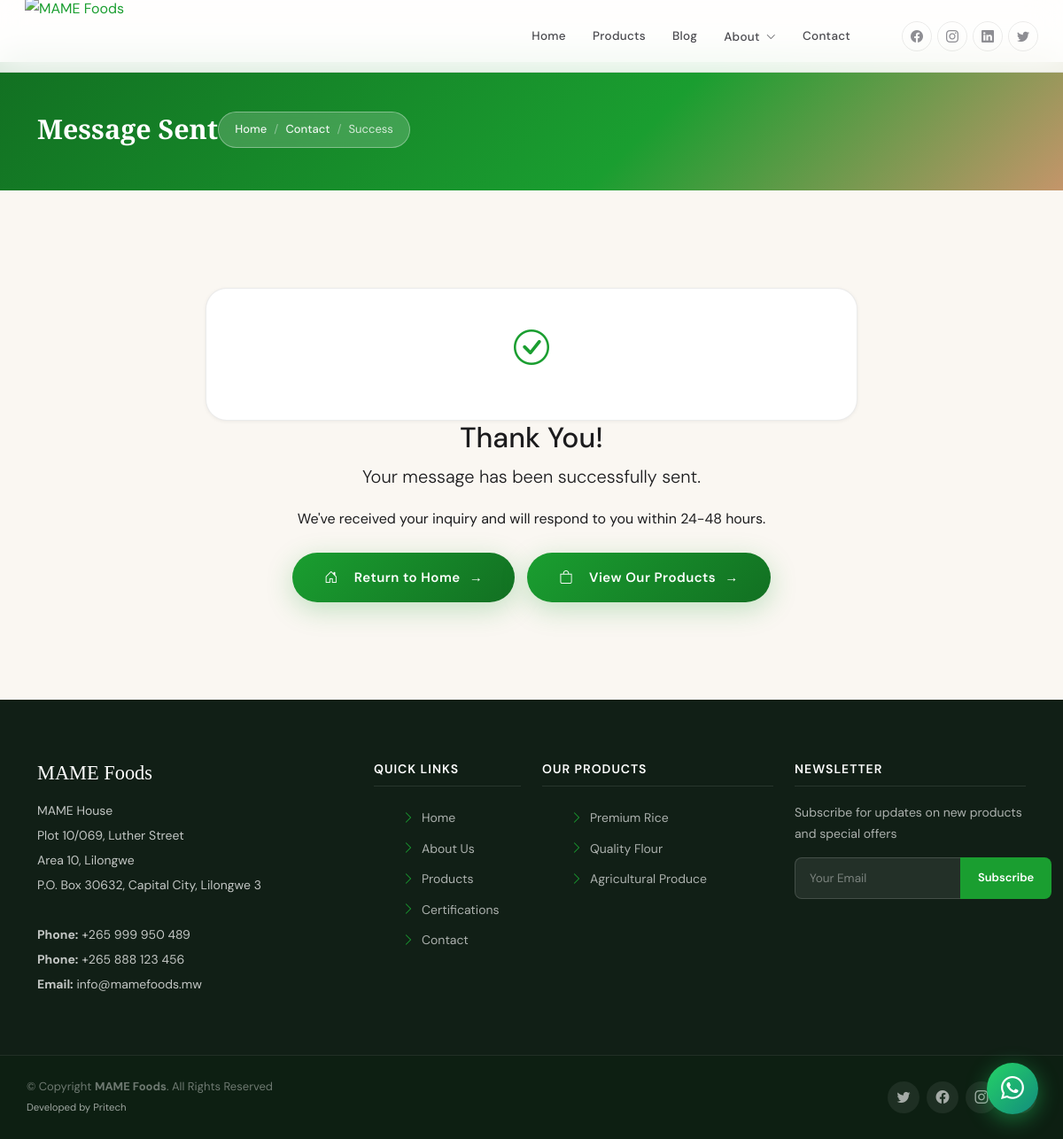
/contact/success/, run on the app's committed database.
### main/models.py (models this page shows, shortened)
class SiteConfiguration(models.Model):
    site_name = models.CharField(max_length=100, default="MAME Foods")
    hero_slide1_title = models.CharField(max_length=200, blank=True,
                                         default="Welcome to MAME Foods")
    hero_slide1_subtitle = models.TextField(blank=True,
        default="Producer of Malawi's finest aromatic long grain rice, flour, and agricultural products")
    hero_slide1_image = models.ImageField(upload_to='hero/', blank=True, null=True,
        help_text="Leave empty to use static fallback (img/slide/slide-1.jpg)")
    hero_slide1_button_text = models.CharField(max_length=50, blank=True, default="Discover More")
    hero_slide1_button_link = models.CharField(max_length=200, blank=True, default="#about-us")
    hero_slide2_title = models.CharField(max_length=200, blank=True,
                                         default="Organic & Authentic Taste")
    hero_slide2_subtitle = models.TextField(blank=True,
        default='Experience the original "kumudzi" taste in every product we create')
    hero_slide2_image = models.ImageField(upload_to='hero/', blank=True, null=True)
    hero_slide2_button_text = models.CharField(max_length=50, blank=True, default="Our Products")
    hero_slide2_button_link = models.CharField(max_length=200, blank=True, default="#products")
    hero_slide3_title = models.CharField(max_length=200, blank=True,
                                         default="Quality Certified")
    hero_slide3_subtitle = models.TextField(blank=True,
        default="Pre-certified by Malawi Bureau of Standards with full certification underway")
    hero_slide3_image = models.ImageField(upload_to='hero/', blank=True, null=True)
    hero_slide3_button_text = models.CharField(max_length=50, blank=True, default="Our Certifications")
    hero_slide3_button_link = models.CharField(max_length=200, blank=True, default="#certifications")
    about_title = models.CharField(max_length=200, blank=True, default="About MAME Foods")
    about_subtitle = models.CharField(max_length=200, blank=True,
                                      default="Trusted indigenous brand providing authentic \"kumudzi\" taste")
    about_description = models.TextField(blank=True,
        default="MAME Foods is a producer and supplier of food stuffs in Malawi...")
    about_bullet1 = models.CharField(max_length=200, blank=True,
                                     default="Our rice is pre-certified by the Malawi Bureau of Standards")
    about_bullet2 = models.CharField(max_length=200, blank=True,
                                     default="Substantial progress towards full certification")
    about_bullet3 = models.CharField(max_length=200, blank=True,
                                     default="All products in different phases of certification process")
    about_closing = models.TextField(blank=True,
        default="Our drive is to give you quality organic food stuffs that maintain their original \"kumudzi\" taste at a good price.")
    show_about_section = models.BooleanField(default=True)
    show_products_section = models.BooleanField(default=True)
    show_certifications_section = models.BooleanField(default=True)
    products_section_title = models.CharField(max_length=200, blank=True, default="Our Products")
    products_section_subtitle = models.CharField(max_length=200, blank=True,
                                                 default="Premium quality food products made with care")
    certifications_section_title = models.CharField(max_length=200, blank=True, default="Our Certifications")
    certifications_section_subtitle = models.CharField(max_length=200, blank=True,
                                                       default="Quality assurance and standards compliance")
    contact_address_line1 = models.CharField(max_length=200, blank=True, default="MAME House")
    contact_address_line2 = models.CharField(max_length=200, blank=True,
                                             default="Plot 10/069, Luther Street")
    contact_city = models.CharField(max_length=100, blank=True, default="Area 10, Lilongwe")
    contact_postal = models.CharField(max_length=100, blank=True,
                                      default="P.O. Box 30632, Capital City, Lilongwe 3")
    contact_phone1 = models.CharField(max_length=20, blank=True, default="+265 999 950 489")
    contact_phone2 = models.CharField(max_length=20, blank=True)
    contact_email1 = models.EmailField(blank=True, default="info@mamefoods.mw")
    contact_email2 = models.EmailField(blank=True)
    google_maps_embed_url = models.URLField(
        max_length=1000,
        blank=True,
        default="https://www.google.com/maps/embed?pb=!1m18!1m12!1m3!1d3770.755798307342!2d33.76824441490085!3d-13.983324959861402!2m3!1f0!2f0!3f0!3m2!1i1024!2i768!4f13.1!3m3!1m2!1s0x0%3A0x0!2zMTPCsDU4JzU5LjkiUyAzM8KwNDYnMTUuNSJF!5e0!3m2!1sen!2smw!4v1651234567890!5m2!1sen!2smw")
    whatsapp_number = models.CharField(max_length=20, blank=True,
                                       help_text="Full international number, e.g. +265999950489")
    whatsapp_message = models.TextField(blank=True,
                                        default="Hello MAME Foods! I'd like to know more about your products.")
    facebook_url = models.URLField(blank=True)
    instagram_url = models.URLField(blank=True)
    linkedin_url = models.URLField(blank=True)
    twitter_url = models.URLField(blank=True)
    footer_developer_text = models.CharField(max_length=200,
                                             default="Developed by Pritech",
                                             help_text="Appears in the copyright line")
    footer_developer_url = models.URLField(blank=True, help_text="Optional link for the developer")
    @classmethod
    def load(cls):
        obj, created = cls.objects.get_or_create(pk=1)
        return obj

### main/views.py (the view)
# urls.py: path('contact/success/', views.contact_success, name='contact_success'),
def contact_success(request):
    return render(request, 'main/contact_success.html')

### main/context_processors.py (called while the page is built)
def site_config(request):
    return {'site_config': SiteConfiguration.load()}

### templates/main/contact_success.html (shortened to what this page needs)
{% extends "main/base.html" %}
{% load static %}
{% block content %}
  <main id="main">
    <section id="breadcrumbs" class="breadcrumbs">
      <div class="container">
        <div class="d-flex justify-content-between align-items-center">
          <h2>Message Sent</h2>
          <ol>
            <li><a href="{% url 'index' %}">Home</a></li>
            <li><a href="{% url 'contact' %}">Contact</a></li>
            <li>Success</li>
          </ol>
        </div>
      </div>
    </section>
    <section id="success" class="success">
      <div class="container">
        <div class="row justify-content-center">
          <div class="col-lg-8 text-center">
            <div class="icon-box" style="font-size: 5rem; color: #18d26e;">
              <i class="bi bi-check-circle"></i>
            </div>
            <h2>Thank You!</h2>
            <p class="lead">Your message has been successfully sent.</p>
            <p>We've received your inquiry and will respond to you within 24-48 hours.</p>
            <div class="mt-4">
              <a href="{% url 'index' %}" class="btn-get-started" style="margin-right:10px;">
                <i class="bi bi-house-door me-2"></i>Return to Home
              </a>
              <a href="{% url 'products' %}" class="btn-get-started">
                <i class="bi bi-bag me-2"></i>View Our Products
              </a>
            </div>
          </div>
        </div>
      </div>
    </section>
  </main>
{% endblock %}

### templates/main/base.html (shortened to what this page needs)
{% load static %}
<!DOCTYPE html>
<html lang="en">
<head>
  <link href="https://cdn.jsdelivr.net/npm/bootstrap@5.3.3/dist/css/bootstrap.min.css" rel="stylesheet">
  <link href="https://cdn.jsdelivr.net/npm/bootstrap-icons@1.11.3/font/bootstrap-icons.min.css" rel="stylesheet">
  <link href="https://cdn.jsdelivr.net/npm/boxicons@2.1.4/css/boxicons.min.css" rel="stylesheet">
  <link href="https://cdnjs.cloudflare.com/ajax/libs/animate.css/4.1.1/animate.min.css" rel="stylesheet">
  <link href="https://cdn.jsdelivr.net/npm/glightbox@3.3.0/dist/css/glightbox.min.css" rel="stylesheet">
  <link href="https://cdn.jsdelivr.net/npm/swiper@11.0.5/swiper-bundle.min.css" rel="stylesheet">
  <link href="{% static 'css/style.css' %}" rel="stylesheet">
</head>
<body>
<header id="site-header">
  <div class="hdr-inner">
    <a href="{% url 'index' %}" class="hdr-logo"><img src="{% static 'img/logo.png' %}" alt="{{ site_config.site_name }}"></a>
    <nav class="hdr-nav">
      <a href="{% url 'index' %}" class="hdr-link {% if request.path == '/' %}hdr-active{% endif %}">Home</a>
      <a href="{% url 'products' %}" class="hdr-link {% if request.path == '/products/' %}hdr-active{% endif %}">Products</a>
      <a href="{% url 'blog_list' %}" class="hdr-link {% if request.path == '/blog/' %}hdr-active{% endif %}">Blog</a>
      <div class="hdr-dropdown">
        <a href="#" class="hdr-link {% if '/about' in request.path %}hdr-active{% endif %}">About <i class="bi bi-chevron-down" style="font-size:11px;margin-left:3px;"></i></a>
      </div>
      <a href="{% url 'contact' %}" class="hdr-link {% if request.path == '/contact/' %}hdr-active{% endif %}">Contact</a>
    </nav>
    <div class="hdr-right">
      <div class="hdr-socials">
        {% if site_config.facebook_url %}<a href="{{ site_config.facebook_url }}" target="_blank"><i class="bi bi-facebook"></i></a>{% endif %}
        {% if site_config.instagram_url %}<a href="{{ site_config.instagram_url }}" target="_blank"><i class="bi bi-instagram"></i></a>{% endif %}
        {% if site_config.linkedin_url %}<a href="{{ site_config.linkedin_url }}" target="_blank"><i class="bi bi-linkedin"></i></a>{% endif %}
        {% if site_config.twitter_url %}<a href="{{ site_config.twitter_url }}" target="_blank"><i class="bi bi-twitter"></i></a>{% endif %}
      </div>
    </div>
  </div>
</header>
{% block content %}{% endblock %}
<footer id="footer">
  <div class="footer-top">
    <div class="container">
      <div class="row">
        <div class="col-lg-4 col-md-6 footer-contact mb-4 mb-lg-0">
          <h3>{{ site_config.site_name }}</h3>
          <p>{{ site_config.contact_address_line1 }}<br>{{ site_config.contact_address_line2 }}<br>{{ site_config.contact_city }}<br>{{ site_config.contact_postal }}<br><br>
          {% if site_config.contact_phone1 %}<strong>Phone:</strong> {{ site_config.contact_phone1 }}<br>{% endif %}
          {% if site_config.contact_phone2 %}<strong>Phone:</strong> {{ site_config.contact_phone2 }}<br>{% endif %}
          <strong>Email:</strong> {{ site_config.contact_email1 }}</p>
        </div>
        <div class="col-lg-2 col-md-6 footer-links mb-4 mb-lg-0">
          <h4>Quick Links</h4>
          <ul>
            <li><i class="bi bi-chevron-right"></i> <a href="{% url 'index' %}">Home</a></li>
            <li><i class="bi bi-chevron-right"></i> <a href="{% url 'about' %}">About Us</a></li>
            <li><i class="bi bi-chevron-right"></i> <a href="{% url 'products' %}">Products</a></li>
            <li><i class="bi bi-chevron-right"></i> <a href="{% url 'about' %}#certifications">Certifications</a></li>
            <li><i class="bi bi-chevron-right"></i> <a href="{% url 'contact' %}">Contact</a></li>
          </ul>
        </div>
        <div class="col-lg-3 col-md-6 footer-links mb-4 mb-lg-0">
          <h4>Our Products</h4>
          <ul>
            <li><i class="bi bi-chevron-right"></i> <a href="{% url 'products' %}#rice">Premium Rice</a></li>
            <li><i class="bi bi-chevron-right"></i> <a href="{% url 'products' %}#flour">Quality Flour</a></li>
            <li><i class="bi bi-chevron-right"></i> <a href="{% url 'products' %}#produce">Agricultural Produce</a></li>
          </ul>
        </div>
        <div class="col-lg-3 col-md-6 footer-newsletter">
          <h4>Newsletter</h4>
          <p>Subscribe for updates on new products and special offers</p>
          <form action="#" method="post">{% csrf_token %}
            <input type="email" name="email" placeholder="Your Email" required>
            <input type="submit" value="Subscribe">
          </form>
        </div>
      </div>
    </div>
  </div>
  <div class="footer-bottom container d-md-flex py-4 align-items-center">
    <div class="me-md-auto text-center text-md-start">
      <div class="copyright">&copy; Copyright <strong>{{ site_config.site_name }}</strong>. All Rights Reserved<br>
        <small>{% if site_config.footer_developer_url %}<a href="{{ site_config.footer_developer_url }}" target="_blank" rel="noopener noreferrer">{{ site_config.footer_developer_text }}</a>{% else %}{{ site_config.footer_developer_text }}{% endif %}</small>
      </div>
    </div>
    <div class="social-links text-center text-md-end pt-3 pt-md-0">
      {% if site_config.twitter_url %}<a href="{{ site_config.twitter_url }}" target="_blank"><i class="bi bi-twitter"></i></a>{% endif %}
      {% if site_config.facebook_url %}<a href="{{ site_config.facebook_url }}" target="_blank"><i class="bi bi-facebook"></i></a>{% endif %}
      {% if site_config.instagram_url %}<a href="{{ site_config.instagram_url }}" target="_blank"><i class="bi bi-instagram"></i></a>{% endif %}
      {% if site_config.linkedin_url %}<a href="{{ site_config.linkedin_url }}" target="_blank"><i class="bi bi-linkedin"></i></a>{% endif %}
    </div>
  </div>
</footer>
{% if site_config.whatsapp_number %}
<a href="https://wa.me/{{ site_config.whatsapp_number|cut:'+'|cut:' ' }}?text={{ site_config.whatsapp_message|urlencode }}"
   class="whatsapp-float" target="_blank" rel="noopener noreferrer" id="whatsapp-button">
  <i class="bi bi-whatsapp"></i>
</a>
{% endif %}
</body>
</html>

### data on the page
SiteConfiguration: site_name "MAME Foods", contact_address_line1 "MAME House", contact_address_line2 "Plot 10/069, Luther Street", contact_city "Area 10, Lilongwe", contact_postal "P.O. Box 30632, Capital City, Lilongwe 3", contact_phone1 "+265 999 950 489", contact_phone2 "+265 888 123 456", contact_email1 "info@mamefoods.mw", footer_developer_text "Developed by Pritech"
